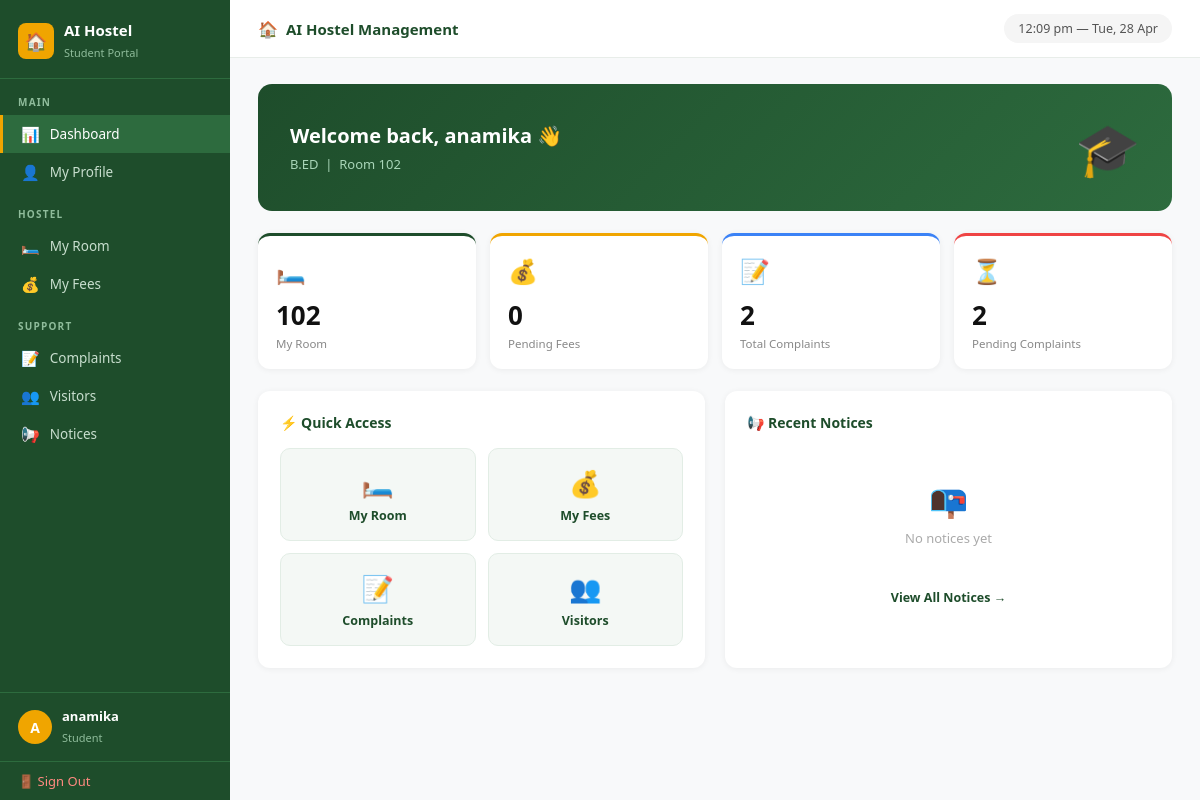
Page /student/dashboard/ (signed in) on the earlier database version.
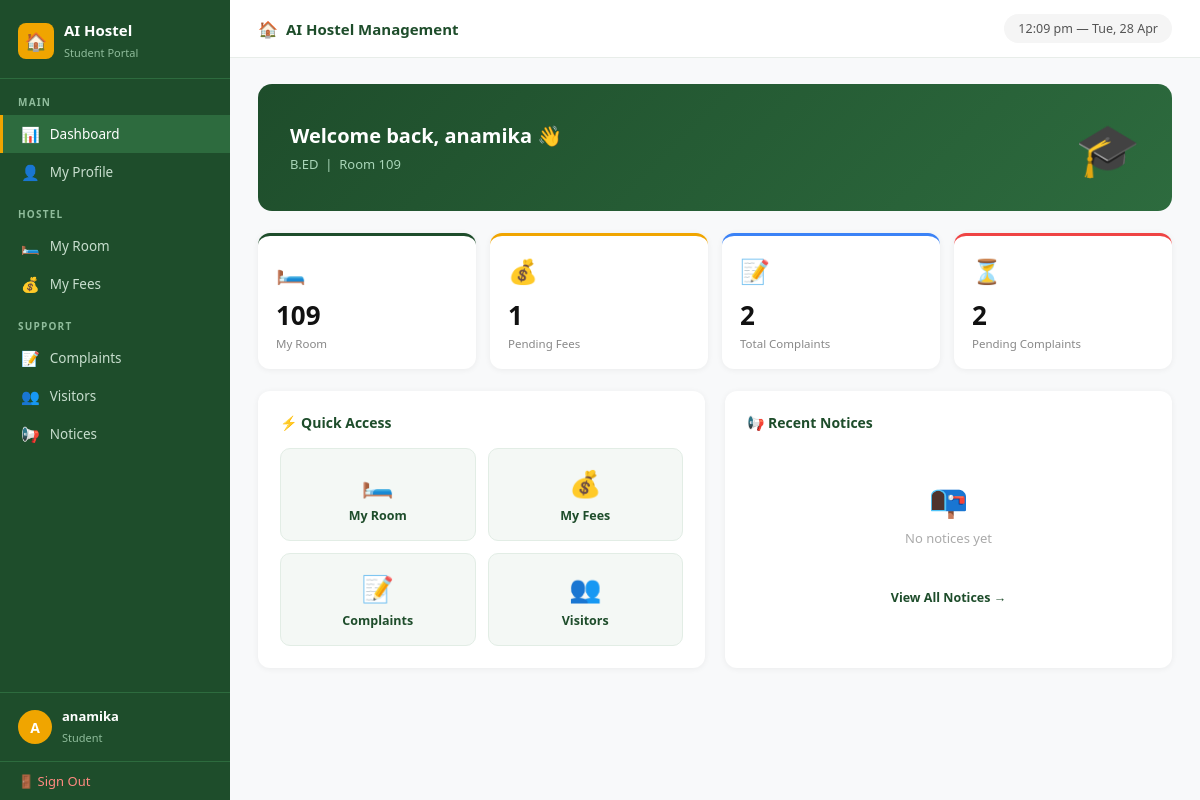
Same page on the later database version.
### hostel_app/models.py (models this page shows, shortened)
class Student(models.Model):
    user = models.OneToOneField(User, on_delete=models.CASCADE, null=True, blank=True)
    name = models.CharField(max_length=100)
    email = models.EmailField(unique=True)
    phone = models.CharField(max_length=15)
    course = models.CharField(max_length=100)
    room_number = models.IntegerField(null=True, blank=True)

### hostel_app/views.py (the view)
# urls.py: path('student/dashboard/', views.student_dashboard, name='student_dashboard'),
@login_required(login_url='/student/login/')
def student_dashboard(request):
    student = Student.objects.get(user=request.user)
    fees = Fee.objects.filter(student=student)
    complaints = Complaint.objects.filter(student=student)
    notices = Notice.objects.order_by('-created_at')[:5]
    return render(request, 'hostel_app/student/dashboard.html', {
        'student': student,
        'pending_fees': fees.filter(status='Pending').count(),
        'paid_fees': fees.filter(status='Paid').count(),
        'total_complaints': complaints.count(),
        'pending_complaints': complaints.filter(status='Pending').count(),
        'notices': notices,
    })

### hostel_app/templates/hostel_app/student/dashboard.html (shortened to what the changed rows need)
{% extends 'hostel_app/student/base.html' %}
{% block content %}
<div style="background: linear-gradient(135deg, #1e4d2b 0%, #2d6b3e 100%);
            border-radius: 14px; padding: 28px 32px; margin-bottom: 22px;
            display: flex; align-items: center; justify-content: space-between;">
    <div>
        <h2 style="color: white; font-size: 20px; font-weight: 700; margin-bottom: 6px;">
            Welcome back, {{ student.name }} 👋
        </h2>
        <p style="color: #a8d5b8; font-size: 13px;">
            {{ student.course }} &nbsp;|&nbsp; Room {{ student.room_number|default:"Not Assigned" }}
        </p>
    </div>
</div>
<div class="cards-grid">
    <div class="stat-card">
        <div class="card-icon">🛏️</div>
        <h3>{{ student.room_number|default:"—" }}</h3>
        <p>My Room</p>
    </div>
    <div class="stat-card orange">
        <div class="card-icon">💰</div>
        <h3>{{ pending_fees }}</h3>
        <p>Pending Fees</p>
    </div>
</div>
{% endblock %}

### hostel_app/templates/hostel_app/student/base.html (shortened to what this page needs)
<!DOCTYPE html>
<html lang="en">
<head>
</head>
<body>
<div class="sidebar">
    <div class="sidebar-logo">
        <div class="logo-icon">🏠</div>
        <div class="logo-text">
            <h3>AI Hostel</h3>
            <span>Student Portal</span>
        </div>
    </div>
    <nav class="sidebar-nav">
        <div class="nav-section-label">Main</div>
        <a href="{% url 'student_dashboard' %}"
           class="{% if request.resolver_match.url_name == 'student_dashboard' %}active{% endif %}">
            <span class="nav-icon">📊</span> Dashboard
        </a>
        <a href="{% url 'student_profile' %}"
           class="{% if request.resolver_match.url_name == 'student_profile' %}active{% endif %}">
            <span class="nav-icon">👤</span> My Profile
        </a>
        <div class="nav-section-label">Hostel</div>
        <a href="{% url 'my_room' %}"
           class="{% if request.resolver_match.url_name == 'my_room' %}active{% endif %}">
            <span class="nav-icon">🛏️</span> My Room
        </a>
        <a href="{% url 'my_fees' %}"
           class="{% if request.resolver_match.url_name == 'my_fees' %}active{% endif %}">
            <span class="nav-icon">💰</span> My Fees
        </a>
        <div class="nav-section-label">Support</div>
        <a href="{% url 'student_complaint' %}"
           class="{% if request.resolver_match.url_name == 'student_complaint' %}active{% endif %}">
            <span class="nav-icon">📝</span> Complaints
        </a>
        <a href="{% url 'visitor_request' %}"
           class="{% if request.resolver_match.url_name == 'visitor_request' %}active{% endif %}">
            <span class="nav-icon">👥</span> Visitors
        </a>
        <a href="{% url 'student_notices' %}"
           class="{% if request.resolver_match.url_name == 'student_notices' %}active{% endif %}">
            <span class="nav-icon">📢</span> Notices
        </a>
    </nav>
    <div class="sidebar-user">
        <div class="user-avatar">{{ student.name|first|upper }}</div>
        <div class="user-info">
            <p>{{ student.name }}</p>
            <span>Student</span>
        </div>
    </div>
    <a href="{% url 'student_logout' %}" class="signout-link">
        🚪 Sign Out
    </a>
</div>
<div class="main">
    <div class="topbar">
        <div class="topbar-left">
            <span>🏠</span>
            <h2>AI Hostel Management</h2>
        </div>
        <span class="clock" id="clock"></span>
    </div>
    <div class="content">
        {% block content %}{% endblock %}
    </div>
</div>
</body>
</html>

Differences in the rows shown:
changed Student "anamika": room_number "102" → "109"
Other differences:
{{ pending_fees }}: "0" → "1"
